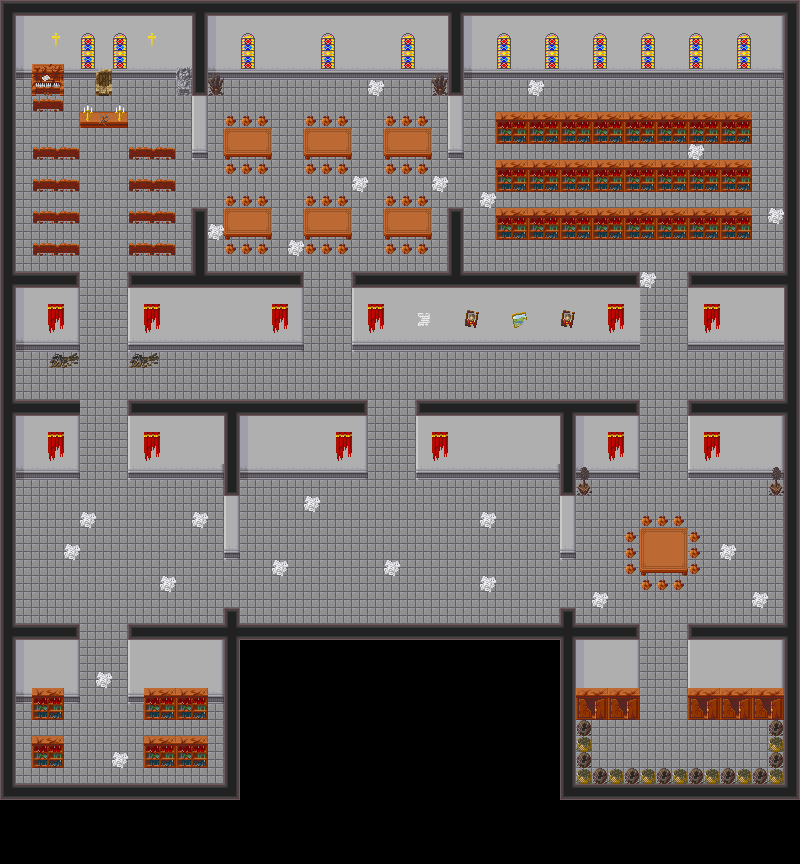

Rendered tile map (Tiled .tmx) drawn with the repository's tilesets; below, a short description and the map source with its tile grids summarised:
An orthogonal 50x54 tile map with 16x16 px tiles, 4 tile layers (Ground, Ground Decoration, Walls, Decoration), 2 tilesets.

<map version="1.9" tiledversion="1.9.2" orientation="orthogonal" renderorder="right-down" width="50" height="54" tilewidth="16" tileheight="16" infinite="0" nextlayerid="5" nextobjectid="1">
 <tileset firstgid="1" source="Tileset.tsx" />
 <tileset firstgid="1993" source="WallTops.tsx" />
 <layer id="1" name="Ground" class="1" width="50" height="54">
  <properties>
   <property name="RunCollision" type="bool" value="true" />
  </properties>
  <data>[2700 cells, 2300 non-empty, 13 distinct tile ids]</data>
 </layer>
 <layer id="2" name="Ground Decoration" class="2" width="50" height="54">
  <properties>
   <property name="RunCollision" type="bool" value="false" />
  </properties>
  <data>[2700 cells, 78 non-empty, 6 distinct tile ids]</data>
 </layer>
 <layer id="3" name="Walls" class="3" width="50" height="54">
  <properties>
   <property name="RunCollision" type="bool" value="true" />
  </properties>
  <data>[2700 cells, 787 non-empty, 38 distinct tile ids]</data>
 </layer>
 <layer id="4" name="Decoration" class="4" width="50" height="54">
  <properties>
   <property name="RunCollision" type="bool" value="false" />
  </properties>
  <data>[2700 cells, 252 non-empty, 32 distinct tile ids]</data>
 </layer>
</map>
